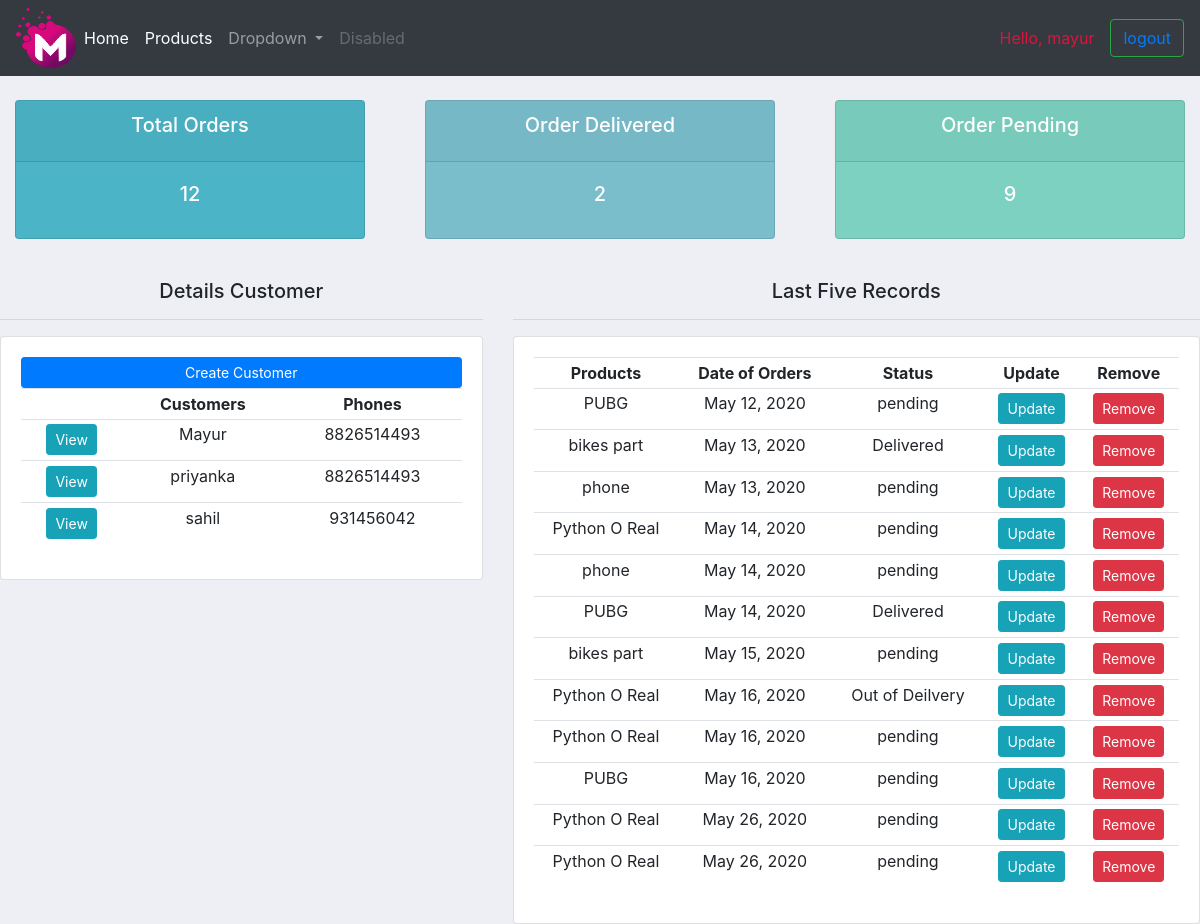
The app's page / (signed in) with its own data.
### accounts/models.py (models this page shows, shortened)
class Customer(models.Model):
    name = models.CharField(max_length=200, null=True)
    phone = models.CharField(max_length=200, null=True)
    email = models.CharField(max_length=200,blank=True)
    date_created = models.DateTimeField(auto_now_add=True, null=True)

class Order(models.Model):
    STATUS = (
        ('pending','pending'),
        ('Out of Deilvery','Out of Deilvery'),
        ('Delivered','Delivered'),
    )
    customer = models.ForeignKey(Customer, null=True , on_delete=models.SET_NULL)
    products = models.ForeignKey(Product, null=True , on_delete=models.SET_NULL)
    date_created = models.DateField(auto_now_add=True, null=True)
    status = models.CharField(max_length=200,choices=STATUS)
    notes = models.CharField(max_length=1000,null=True)

class Product(models.Model):
    CATEGORY = (
        ("Indoor","Indoor"),
        ('Out Door','Out Door'),
    )
    name = models.CharField(max_length=200, null=True)
    price = models.FloatField(null=True)
    category = models.CharField(max_length=200, null=True, choices=CATEGORY)
    description = models.CharField(max_length=200, null=True, blank=True)
    date_created = models.DateTimeField(auto_now_add=True, null=True)
    tag = models.ManyToManyField(Tag)
    def __str__(self):
        return self.name

### accounts/decorator.py (the view)
    def wrapper_function(request, *args, **kwargs):
        group = None
        if request.user.groups.exists():
            group = request.user.groups.all()[0].name
        if group == 'customer':
            return redirect('user-page')
        if group == 'admin':
            return view_func(request, *args, **kwargs)

### accounts/decorator.py (called while the page is built)
def admin_only(view_func):
    def wrapper_function(request, *args, **kwargs):
        group = None
        if request.user.groups.exists():
            group = request.user.groups.all()[0].name
        if group == 'customer':
            return redirect('user-page')
        if group == 'admin':
            return view_func(request, *args, **kwargs)
    return wrapper_function

### accounts/views.py (called while the page is built)
@login_required(login_url='login') #decorators
@admin_only
def home(request):
    orders_data = Order.objects.all()
    customer_data = Customer.objects.all()
    total_customers = orders_data.count()
    total_orders = customer_data.count()
    total_delivered = orders_data.filter(status='Delivered').count()
    total_pending = orders_data.filter(status='pending').count()
    context = {'orders_show':orders_data,'customer_show':customer_data,'total_orders_show':total_customers,'order_delivered_show':total_delivered,'total_pending_show':total_pending}
    return render(request, 'index.html',context)

### accounts/templates/index.html
{% extends 'navbar.html' %}
{% block content %}
{% include "status.html" %}
<br>
<div class="row">
    <div class="col-md-5">
        <h5 align='center'> Details Customer</h5>
        <hr>
        <div class="card card-body">
            <a class="btn btn-primary btn-sm btn-block" href="">Create Customer </a>
            <table class="table table-sm">
                <tr align="center">
                    <th></th>
                    <th> Customers </th>
                    <th> Phones </th>
                </tr>
                {% for customer in customer_show %}
                <tr align='center'>
                    <td><a class='btn btn-sm btn-info' href="{% url 'customer' customer.id %}"> View </a></td>
                    <td>{{ customer.name }}</td>
                    <td>{{ customer.phone }}</td>
                </tr>
                {% endfor %}
            </table>
        </div>
    </div>
    <div class="col-md-7">
        <h5 align='center'> Last Five Records </h5>
        <hr>
        <div class="card card-body">
            <table class="table table-sm">
                <tr align="center">
                    <th> Products </th>
                    <th> Date of Orders </th>
                    <th> Status </th>
                    <th> Update </th>
                    <th> Remove </th>
                </tr>
                {% for order in orders_show %}
                <tr align='center'>
                    <td>{{ order.products }}</td>
                    <td>{{ order.date_created }}</td>
                    <td>{{ order.status }}</td>
                    <td><a class='btn btn-sm btn-info' href="{% url 'update' order.id %}">Update</a></td>
                    <td><a class='btn btn-sm btn-danger' href="{% url 'delete' order.id %}">Remove</a></td>
                </tr>
                {% endfor %}
        </div>
    </div>
</div>
{% endblock %}

### accounts/templates/navbar.html (shortened to what this page needs)
{% include "links.html" %}
{% load static %}
<!DOCTYPE html>
<html>
    <head>
    </head>
    <body>
<nav class="navbar navbar-expand-lg navbar-dark bg-dark">
  <img  src="{% static 'images/logo_orginal.png' %}">
  <div class="collapse navbar-collapse" id="navbarSupportedContent">
    <ul class="navbar-nav mr-auto">
      <li class="nav-item active">
        <a class="nav-link" href="{% url 'home' %}">Home<span class="sr-only">(current)</span></a>
      </li>
      <li class="nav-item active">
        <a class="nav-link" href="{% url 'products' %}">Products<span class="sr-only">(current)</span></a>
      </li>
      <li class="nav-item dropdown">
        <a class="nav-link dropdown-toggle" href="#" id="navbarDropdown" role="button" data-toggle="dropdown" aria-haspopup="true" aria-expanded="false">
          Dropdown
        </a>
      </li>
      <li class="nav-item">
        <a class="nav-link disabled" href="#">Disabled</a>
      </li>
    </ul>
  </div>
  <span class="nav-link" style="color:crimson"> Hello, {{ request.user }} </span>
  <button class="btn btn-outline-success my-2 my-sm-0"><a href="{% url 'logout' %}">logout</a></button>
</nav>
        {% block content %}
        {% endblock %}
    </body>
</html>

### accounts/templates/links.html (shortened to what this page needs)
<html>
<head>
{% load static %}
<link rel="stylesheet" href="https://stackpath.bootstrapcdn.com/bootstrap/4.4.1/css/bootstrap.min.css">
<link rel="stylesheet" type="text/css" href="{% static '/css/main.css' %}">
</head>
</html>

### accounts/templates/status.html
<br>
<div class="row">
    <div class="col">
        <div class="col-md">
            <div class="card text-center text-white mb-3" id="totals_order">
                <div class=card-header>
                    <h5 class='card-title'> Total Orders </h5>
                </div>
                <div class=card-body>
                    <h5 class='card-title'>{{ total_orders_show }}</h5>
                </div>
            </div>
        </div>
    </div>
    <div class="col">
        <div class="col-md">
            <div class="card text-center text-white mb-3" id="order_delivered">
                <div class=card-header>
                    <h5 class='card-title'> Order Delivered </h5>
                </div>
                <div class=card-body>
                    <h5 class='card-title'>{{ order_delivered_show }}</h5>
                </div>
            </div>
        </div>
    </div>
    <div class="col">
        <div class="col-md">
            <div class="card text-center text-white mb-3" id="order_pending">
                <div class=card-header>
                    <h5 class='card-title'> Order Pending </h5>
                </div>
                <div class=card-body>
                    <h5 class='card-title'>{{ total_pending_show }}</h5>
                </div>
            </div>
        </div>
    </div>
</div>

### accounts/static/css/main.css (style rules this page uses)
body { background-color: #edeff5; }
#totals_order { background-color: #4cb4c7; }
#order_delivered { background-color: #7abecc; }
#order_pending { background-color: #7CD1C0; }

### records on screen
Customer: name "Mayur", phone "8826514493"
Customer: name "priyanka", phone "8826514493"
Customer: name "sahil", phone "931456042"
Order: products "PUBG", date_created "May 12, 2020", status "pending"
Order: products "bikes part", date_created "May 13, 2020", status "Delivered"
Order: products "phone", date_created "May 13, 2020", status "pending"
Order: products "Python O Real", date_created "May 14, 2020", status "pending"
Order: products "phone", date_created "May 14, 2020", status "pending"
Order: products "PUBG", date_created "May 14, 2020", status "Delivered"
Order: products "bikes part", date_created "May 15, 2020", status "pending"
Order: products "Python O Real", date_created "May 16, 2020", status "Out of Deilvery"
Order: products "Python O Real", date_created "May 16, 2020", status "pending"
Order: products "PUBG", date_created "May 16, 2020", status "pending"
Order: products "Python O Real", date_created "May 26, 2020", status "pending"
Order: products "Python O Real", date_created "May 26, 2020", status "pending"

### other values on screen
{{ request.user }} "mayur"
{{ total_orders_show }} "12"
{{ order_delivered_show }} "2"
{{ total_pending_show }} "9"
